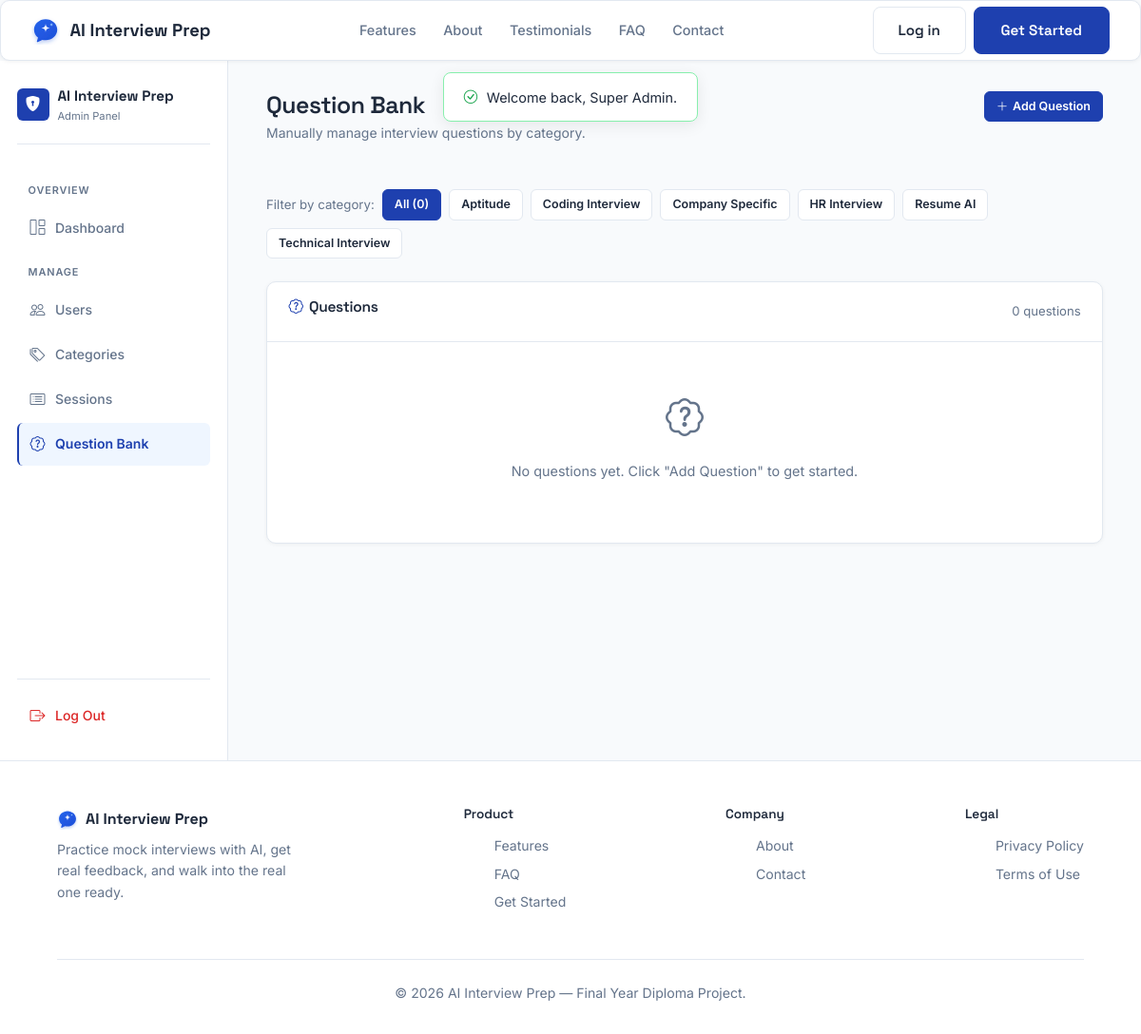
Screenshot of /admin/questions.php (signed in) with the database file from the repository.
### tables this page shows
CREATE TABLE IF NOT EXISTS `categories` (
    `id` INT AUTO_INCREMENT PRIMARY KEY,
    `name` VARCHAR(100) NOT NULL UNIQUE,
    `description` VARCHAR(255),
    `icon` VARCHAR(100) DEFAULT 'bi-briefcase'
);

### includes/functions.php (called while the page is built, shortened)
<?php
function e(?string $value): string
{
    return htmlspecialchars($value ?? '', ENT_QUOTES, 'UTF-8');
}

### admin/questions.php (the view, shortened to what this page needs)
<?php
require_once __DIR__ . '/../config/db_connect.php';
require_once __DIR__ . '/../includes/functions.php';
$tableCheck = $pdo->query("SHOW TABLES LIKE 'question_bank'")->fetchColumn();
$tableExists = (bool) $tableCheck;
if ($tableExists) {
    $filterCat = (int) ($_GET['category'] ?? 0);
    $whereQ = $filterCat > 0 ? "WHERE qb.category_id = {$filterCat}" : '';
    $questions = $pdo->query(
        "SELECT qb.*, c.name AS category_name
         FROM question_bank qb
         JOIN categories c ON c.id = qb.category_id
         {$whereQ}
         ORDER BY qb.created_at DESC"
    )->fetchAll();
    $totalQuestions = (int) $pdo->query("SELECT COUNT(*) FROM question_bank")->fetchColumn();
}
$categories = $pdo->query("SELECT id, name FROM categories ORDER BY name")->fetchAll();
require_once __DIR__ . '/../includes/header.php';
require_once __DIR__ . '/../includes/flash.php';
?>
<link rel="stylesheet" href="<?= BASE_URL ?>/admin/admin.css">
<div class="admin-shell">
  <?php require_once __DIR__ . '/../includes/admin_sidebar.php'; ?>
  <main class="admin-content">
    <div class="admin-page-header">
      <div>
        <h1>Question Bank</h1>
        <p>Manually manage interview questions by category.</p>
      </div>
      <?php if ($tableExists): ?>
        <button class="btn-admin-sm primary" onclick="openModal('addQModal')">
          <i class="bi bi-plus-lg"></i> Add Question
        </button>
      <?php endif; ?>
    </div>
    <?php if (!$tableExists): ?>
      <div style="background:#fffbeb;border:1px solid #fde68a;border-radius:var(--radius-md);padding:1.25rem 1.5rem;margin-bottom:1.5rem;">
        <div style="font-weight:600;color:#92400e;margin-bottom:.5rem;"><i class="bi bi-exclamation-triangle"></i> Database table not found</div>
        <p style="font-size:.88rem;color:#78350f;margin:0;">
          The <code>question_bank</code> table doesn't exist yet. Please import <code>database/schema.sql</code> into your MySQL database.
        </p>
      </div>
    <?php else: ?>
      <div style="display:flex;gap:.5rem;margin-bottom:1.5rem;flex-wrap:wrap;align-items:center;">
        <span style="font-size:.83rem;color:var(--mist);">Filter by category:</span>
        <a href="?" class="btn-admin-sm <?= $filterCat === 0 ? 'primary' : '' ?>">All (<?= $totalQuestions ?>)</a>
        <?php foreach ($categories as $cat): ?>
          <a href="?category=<?= (int)$cat['id'] ?>"
             class="btn-admin-sm <?= $filterCat === (int)$cat['id'] ? 'primary' : '' ?>">
            <?= e($cat['name']) ?>
          </a>
        <?php endforeach; ?>
      </div>
      <div class="admin-panel">
        <div class="admin-panel-header">
          <h2><i class="bi bi-patch-question" style="margin-right:.4rem;color:var(--navy);"></i>Questions</h2>
          <span style="font-size:.82rem;color:var(--mist);"><?= count($questions) ?> question<?= count($questions) !== 1 ? 's' : '' ?></span>
        </div>
        <?php if (empty($questions)): ?>
          <div class="admin-empty">
            <i class="bi bi-patch-question"></i>
            <p>No questions yet. Click "Add Question" to get started.</p>
          </div>
        <?php endif; ?>
      </div>
    <?php endif;  ?>
  </main>
</div>
<?php require_once __DIR__ . '/../includes/footer.php'; ?>

### css/style.css (style rules this page uses)
:root { --navy: #1e40af; --navy-dark: #1e3a8a; --navy-light: #eff6ff; --violet: #1e40af; --success: #16a34a; --warning: #d97706; --paper: #1e293b; --mist: #64748b; --glass-border: #e2e8f0; --border: #e2e8f0; --glass-bg: #ffffff; --page-bg: #f8fafc; --section-alt: #f1f5f9; --font-display: "Space Grotesk", sans-serif; --font-body: "Inter", sans-serif; --font-mono: "IBM Plex Mono", monospace; --radius-lg: 10px; --radius-md: 8px; --radius-sm: 6px; }
* { box-sizing: border-box; margin: 0; padding: 0; }
html { scroll-behavior: smooth; }
body { background: var(--page-bg); color: var(--paper); font-family: var(--font-body); line-height: 1.6; overflow-x: hidden; }
h1, h2, h3, h4 { font-family: var(--font-display); font-weight: 600; letter-spacing: -0.02em; color: var(--paper); }
a { text-decoration: none; color: inherit; }

### admin/admin.css (style rules this page uses)
.admin-shell { display: flex; min-height: calc(100vh - 64px); background: var(--page-bg); }
.admin-content { flex: 1; min-width: 0; padding: 2rem 2.5rem; overflow-x: hidden; }
.admin-page-header { display: flex; align-items: flex-start; justify-content: space-between; flex-wrap: wrap; gap: 1rem; margin-bottom: 2rem; }
.admin-page-header h1 { font-size: 1.55rem; color: var(--paper); margin-bottom: 0.2rem; }
.admin-page-header p { color: var(--mist); font-size: 0.875rem; }
.admin-panel { background: #ffffff; border: 1px solid var(--border); border-radius: var(--radius-lg); box-shadow: 0 1px 4px rgba(0,0,0,0.05); margin-bottom: 1.5rem; }
.admin-panel-header { padding: 1.1rem 1.4rem; border-bottom: 1px solid var(--border); display: flex; align-items: center; justify-content: space-between; flex-wrap: wrap; gap: 0.75rem; }
.admin-panel-header h2 { font-size: 0.97rem; font-weight: 600; color: var(--paper); }
.btn-admin-sm { display: inline-flex; align-items: center; gap: 0.3rem; padding: 0.32rem 0.75rem; font-size: 0.78rem; font-weight: 600; border-radius: var(--radius-sm); border: 1px solid var(--border); background: #ffffff; color: var(--paper); cursor: pointer; transition: background 0.15s, border-color 0.15s; text-decoration: none; }
.btn-admin-sm.primary { background: var(--navy); border-color: var(--navy); color: #fff; }
.admin-empty { text-align: center; padding: 3rem 1rem; color: var(--mist); }
.admin-empty i { font-size: 2.5rem; margin-bottom: 0.75rem; display: block; }
.admin-empty p { font-size: 0.9rem; }

### rows the page displays
categories: name "Aptitude"
categories: name "Coding Interview"
categories: name "Company Specific"
categories: name "HR Interview"
categories: name "Resume AI"
categories: name "Technical Interview"

### other values shown
$flash['message'] "Welcome back, Super Admin."
$totalQuestions "0"
count($questions) "0"
